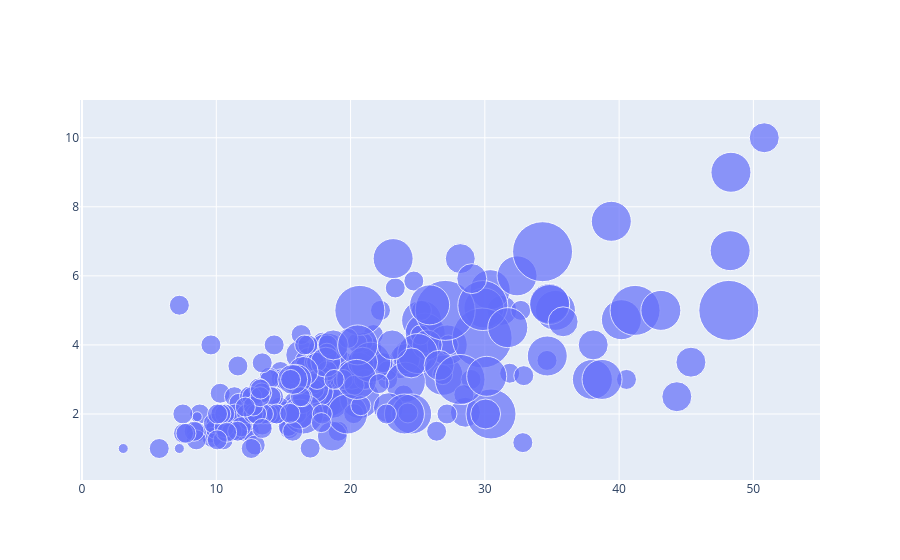

Notebook code cell kept with this figure:
### Code cell
#bubble chart
fig = go.Figure()
fig.add_trace(go.Scatter(x = tip['total_bill'], y= tip['tip'], mode = 'markers',marker_size = 10*tip['size']))

### Figure 1 — Plotly figure (JSON) as saved in the notebook; plotly's stock layout.template omitted (floating-point values rounded to 4 significant figures; data arrays with more than 128 entries replaced by an {"elided": "..."} marker saying what was removed)
{"data": [{"marker": {"size": {"elided": "244 int values"}}, "mode": "markers", "type": "scatter", "x": {"elided": "244 float values"}, "y": {"elided": "244 float values"}}], "layout": {}}
